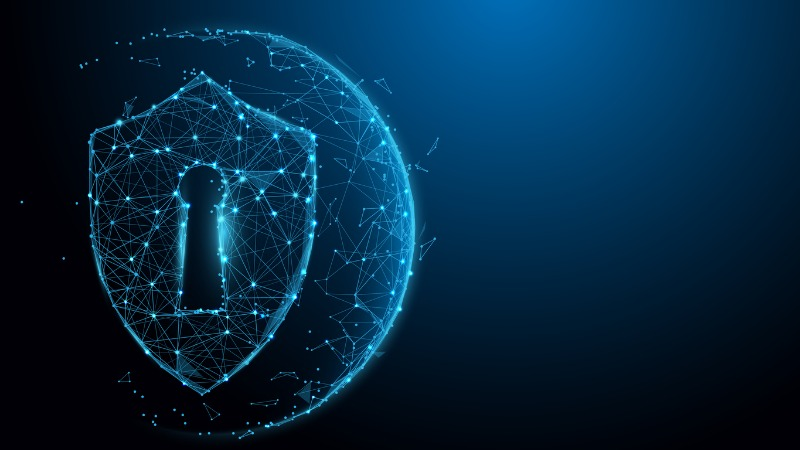
#> input picture example/media/images/image-watermarking-2.jpeg, 800 x 450 px, found by its file name
$ python SVD.py
#> lines starting #> are read from the running program, lines starting #| are printed output that depends on the picture
import numpy as np
import cv2
import pywt
import random
import math
import cmath


# [257 lines left out: functions applyWatermarkDFT, DFT, DWT, DCT, SVD, DWT_SVD and 1 more, not called in this run]


if __name__ == "__main__":
    coverImage = cv2.imread('/Users/macbook/PycharmProjects/django-watermark/example/media/images/image-watermarking-2.jpeg', 0)
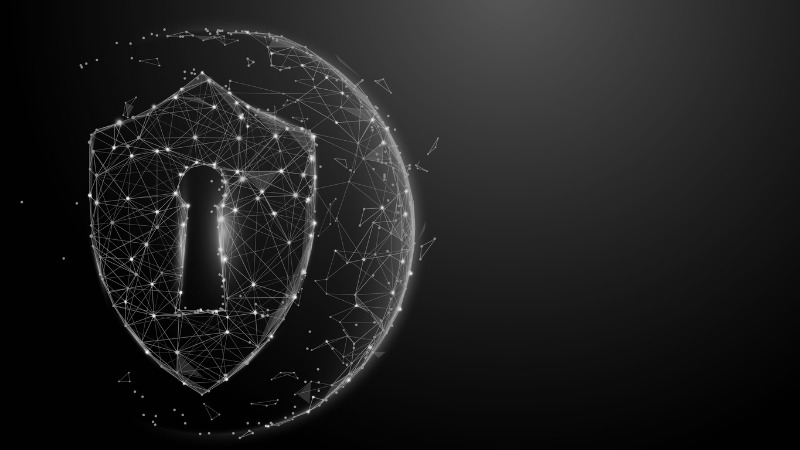
#> coverImage: shape (450, 800); min 0, max 255, mean 31.1
    watermarkImage = cv2.imread('/Users/macbook/PycharmProjects/django-watermark/example/media/images/image-watermarking-2.jpeg', 0)

    options = {1: DWT,
               2: DCT,
               3: DFT,
               4: SVD,
               5: DWT_SVD,
               6: DWT_DCT_SVD,
               }
#> (the run stopped early here; a loop or call above may not have finished)
